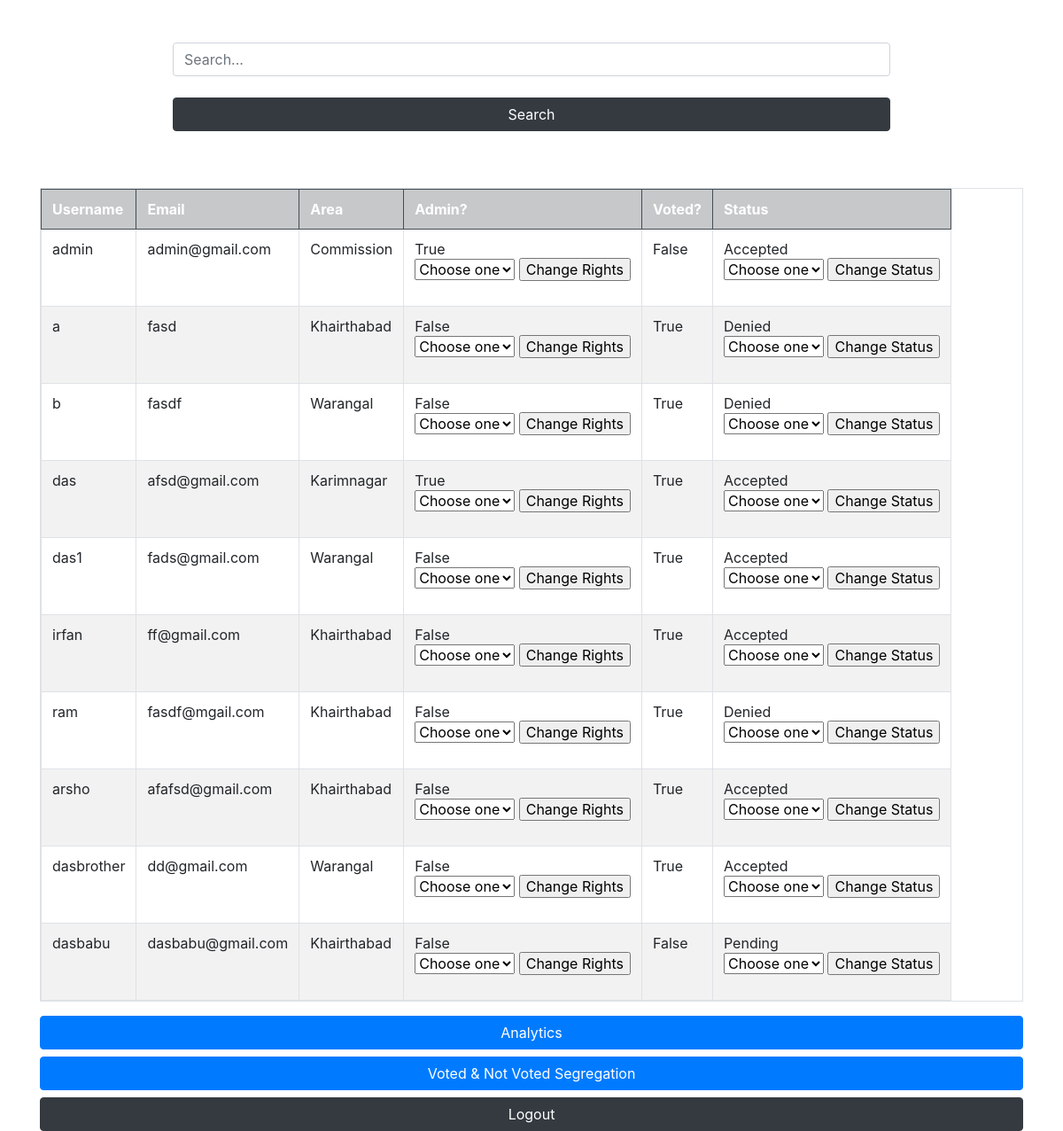
The page /permissons/ on the database its author committed.
### voter/models.py (models this page shows, shortened)
class Voter(models.Model):
    PENDING = "Pending"
    ACCEPTED = "Accepted"
    DENIED = "Denied"
    STATUS_CHOICES = (
        (PENDING, "Pending"),(ACCEPTED, "Accepted"),(DENIED, "Denied")
    )
    user       = models.OneToOneField(User, on_delete=models.CASCADE)
    is_admin   = models.BooleanField(default=False)
    is_voted   = models.BooleanField(default=False)
    status     = models.CharField(max_length=10, default=PENDING, choices=STATUS_CHOICES)
    area       = models.ForeignKey(Area, on_delete=models.PROTECT)

class Area(models.Model):
    area = models.CharField(max_length=20)
    area_id = models.IntegerField()
    def __str__(self) -> str:
        return self.area

### voter/views.py (the view)
# urls.py: path('permissons/', views.admin_permissions, name="admin-permissions"),
def admin_permissions(request):
    voter = Voter.objects.select_related('user').all()
    context = {
        'voters': voter,
    }
    return render(request, 'admin-permissions.html', context)

### templates/admin-permissions.html (shortened to what this page needs)
{% include 'base.html' %}
<div class="container" style="width: 70%">
    <form action="{% url 'search' %}" method="post">
        <input class='form-control' type="text" name="search" placeholder="Search...">
        <br>
        <input type="submit" class="btn btn-block btn-dark"value="Search">
    </form>
</div>
<center class="container">
    <table class="table table-striped table-hover table-bordered table-responsive">
        <tr class="table-dark">
          <th>Username</th>
          <th>Email</th>
          <th>Area</th>
          <th>Admin?</th>
          <th>Voted?</th>
          <th>Status</th>
        </tr>
        {% for voter in voters %}
            <tr>
                <td>{{voter.user.username}}</td>
                <td>{{voter.user.email}}</td>
                <td>{{voter.area}}</td>
                <td>
                    {{voter.is_admin}}
                    <br>
                    <form action="{% url 'admin-rights' username=voter.user.username %}" method="post">
                        <select name="admin_rights">
                            <option value="Choose"> Choose one </option>
                        </select>
                        <input type="submit" value="Change Rights">
                    </form>
                </td>
                <td>{{voter.is_voted}}</td>
                <td>
                    {{voter.status}}
                    <br>
                    <form action="{% url 'memeber-status-change' username=voter.user.username %}" method="post">
                        <select name="status_change">
                            <option value="Choose"> Choose one </option>
                        </select>
                        <input type="submit" value="Change Status">
                    </form>
                </td>
            </tr>
        {% endfor %}
    </table>
</center>
<div class="container">
    <a href="{% url 'admin-analytics' %}" class="btn btn-primary btn-block">Analytics</a>
    <a href="{% url 'admin-segregation' %}" class="btn btn-primary btn-block">Voted & Not Voted Segregation</a>
    <a href="{% url 'logoutt' %}" class="btn btn-block btn-dark">Logout</a>
</div>

### rows shown on the page
Voter: user.username "admin", user.email "admin@gmail.com", area "Commission", is_admin "True", is_voted "False", status "Accepted"
Voter: user.username "a", user.email "fasd", area "Khairthabad", is_admin "False", is_voted "True", status "Denied"
Voter: user.username "b", user.email "fasdf", area "Warangal", is_admin "False", is_voted "True", status "Denied"
Voter: user.username "das", user.email "afsd@gmail.com", area "Karimnagar", is_admin "True", is_voted "True", status "Accepted"
Voter: user.username "das1", user.email "fads@gmail.com", area "Warangal", is_admin "False", is_voted "True", status "Accepted"
Voter: user.username "irfan", user.email "ff@gmail.com", area "Khairthabad", is_admin "False", is_voted "True", status "Accepted"
Voter: user.username "ram", user.email "fasdf@mgail.com", area "Khairthabad", is_admin "False", is_voted "True", status "Denied"
Voter: user.username "arsho", user.email "afafsd@gmail.com", area "Khairthabad", is_admin "False", is_voted "True", status "Accepted"
Voter: user.username "dasbrother", user.email "dd@gmail.com", area "Warangal", is_admin "False", is_voted "True", status "Accepted"
Voter: user.username "dasbabu", user.email "dasbabu@gmail.com", area "Khairthabad", is_admin "False", is_voted "False", status "Pending"
